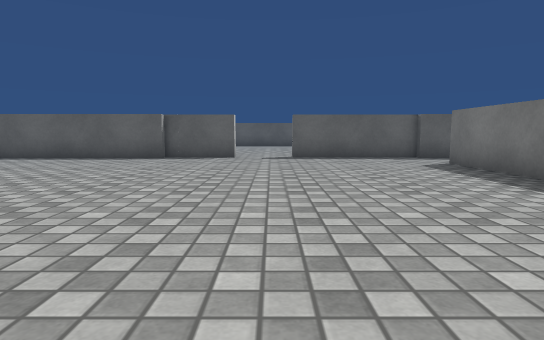
view 1 (above)

15 first-person views from a walk through a Unity game level. The camera is 0.35 m above the floor, tilts 6° down and sees 75° across. The floor is counted in squares, 0.5 m on a side. Each view is taken from the middle of a square. On the plan, view 1 faces up. The plan holds only what a view shows up to about 11 squares ahead; the rest is blank. The player character is not drawn. Surface patterns are stand-ins for the level's own textures.

view 2
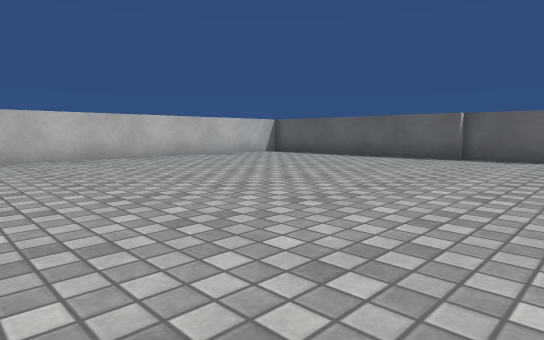

view 3
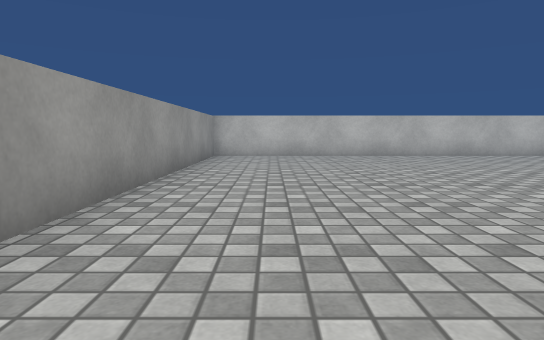

view 4
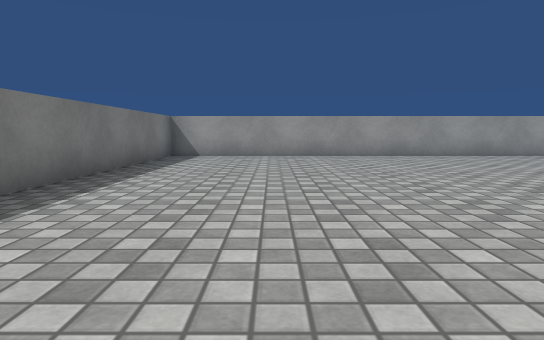

view 5
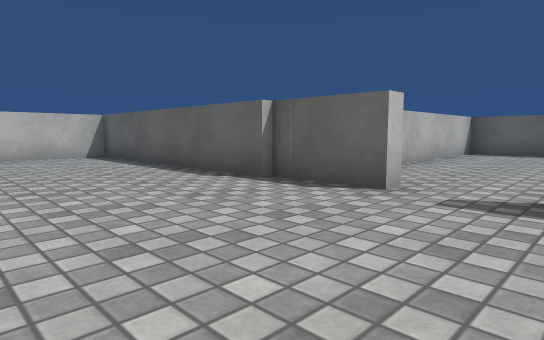

view 6
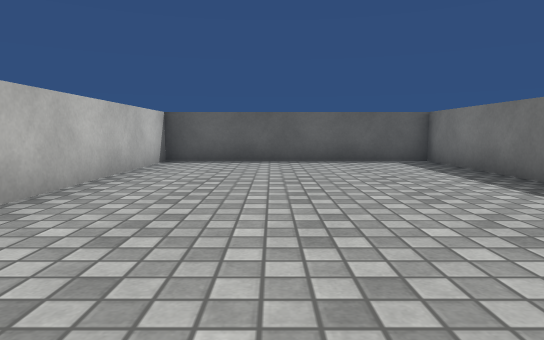

view 7
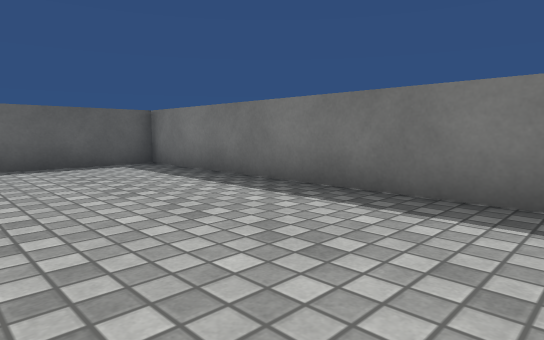

view 8
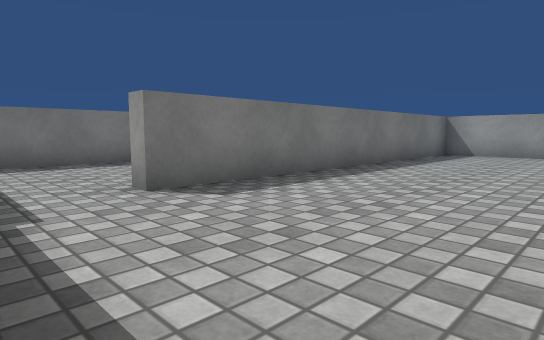

view 9
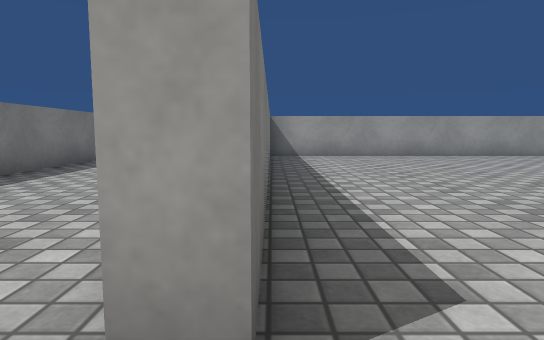

view 10
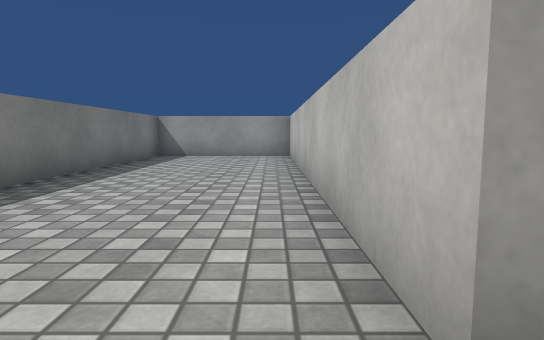

view 11
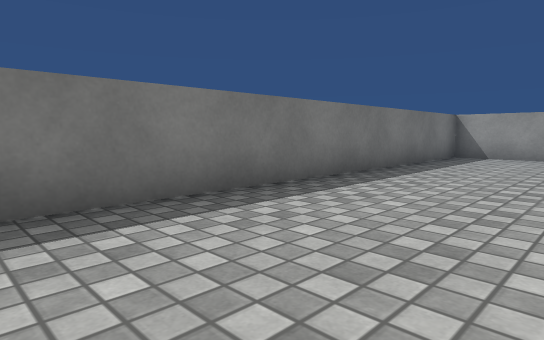

view 12
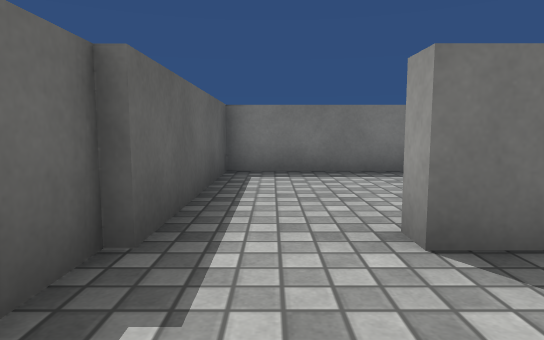

view 13
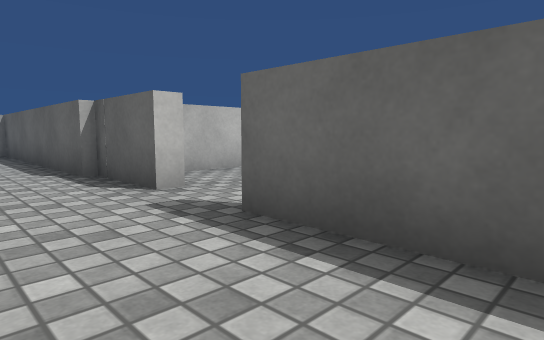

view 14
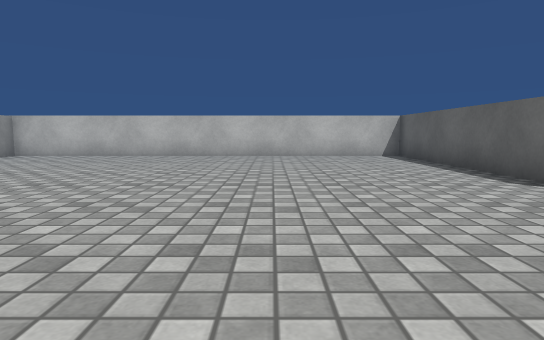

view 15
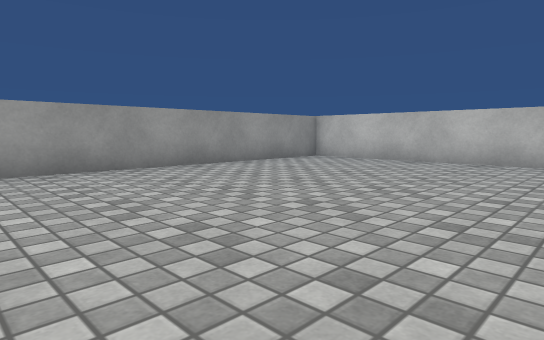

### Floor plan
Ten units are one square. View 1 is at (0, 0); x grows to the right and y downward. Boxes are objects, and circles mark ways between rooms. Rooms are numbered by the first view taken in them; rooms with no view inside come last. Other rooms are left out.
<svg viewBox="-102 -193 191 215">
<path fill="none" stroke="#000" d="M-30 -98 -97 -98 -97 17 41 17 41 -81 45 -81M-11 -105 -11 -100 -31 -100M41 -100 5 -100M39 -114 39 -188 -26 -188 -26 -114M45 -81 45 17 84 17 84 -98 40 -98"/>
<circle cx="-5" cy="-100" r="3" fill="#2a7"/>
<circle cx="40" cy="-90" r="3" fill="#2a7"/>
<text x="-30" y="-40">1</text>
<text x="0" y="-150">2</text>
<text x="60" y="-40">3</text>
</svg>
Room 1 opens to room 2. Room 1 opens to room 3.

Where each view was taken, in squares from view 1:
view 1: 0 up, 0 right, facing up
view 2: 0 up, 0 right, facing up-left
view 3: 0 up, 1 right, facing left
view 4: 9 up, 1 right, facing down
view 5: 6 up, 1 right, facing up-left
view 6: 10 up, 0 right, facing up
view 7: 11 up, 0 right, facing up-right
view 8: 10 up, 0 right, facing down-right
view 9: 9 up, 4 right, facing down
view 10: 9 up, 5 right, facing down
view 11: 9 up, 5 right, facing down-right
view 12: 9 up, 2 right, facing right
view 13: 8 up, 3 right, facing up-left
view 14: 6 up, 1 right, facing left
view 15: 5 up, 1 left, facing down-left
